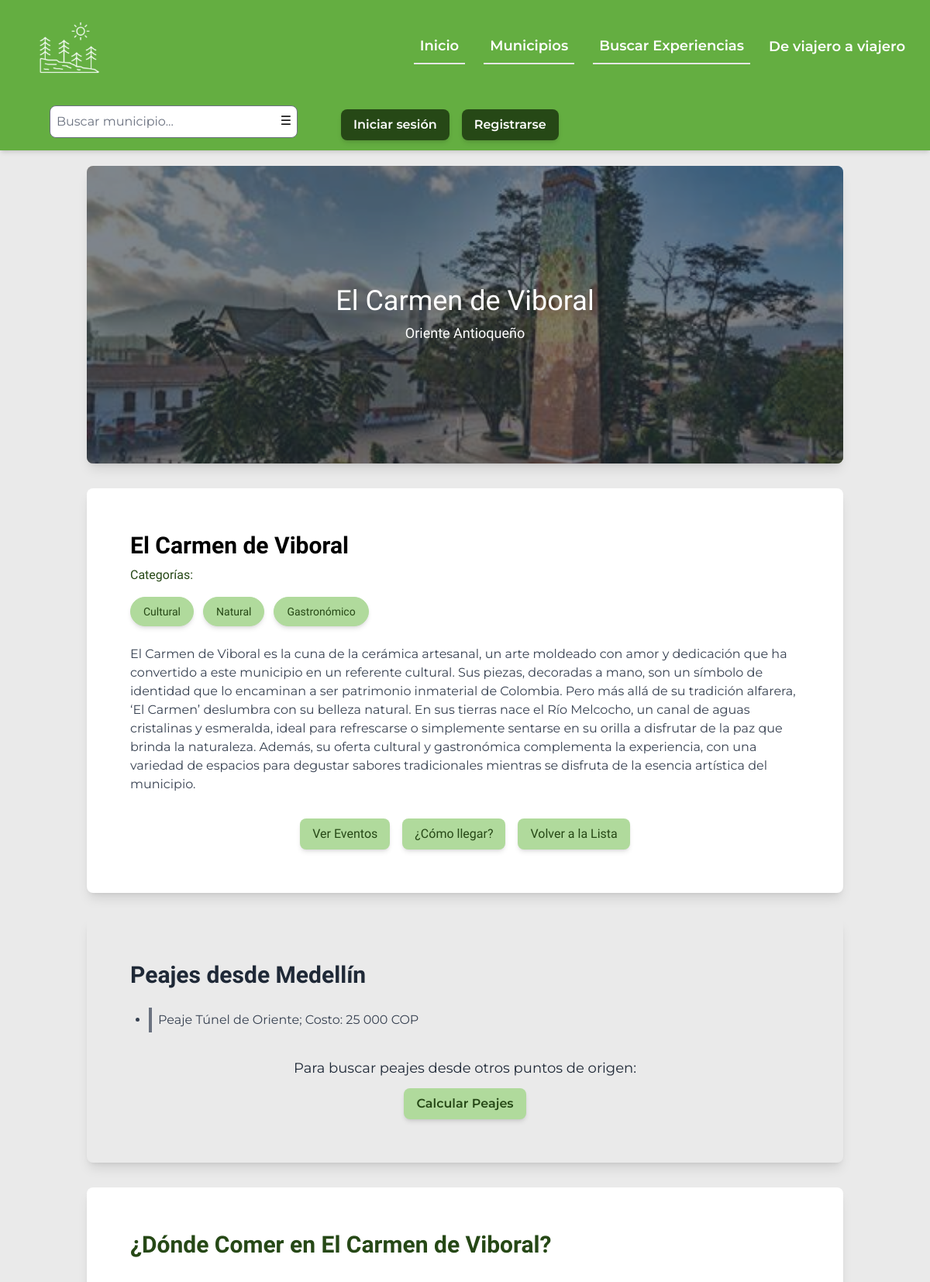
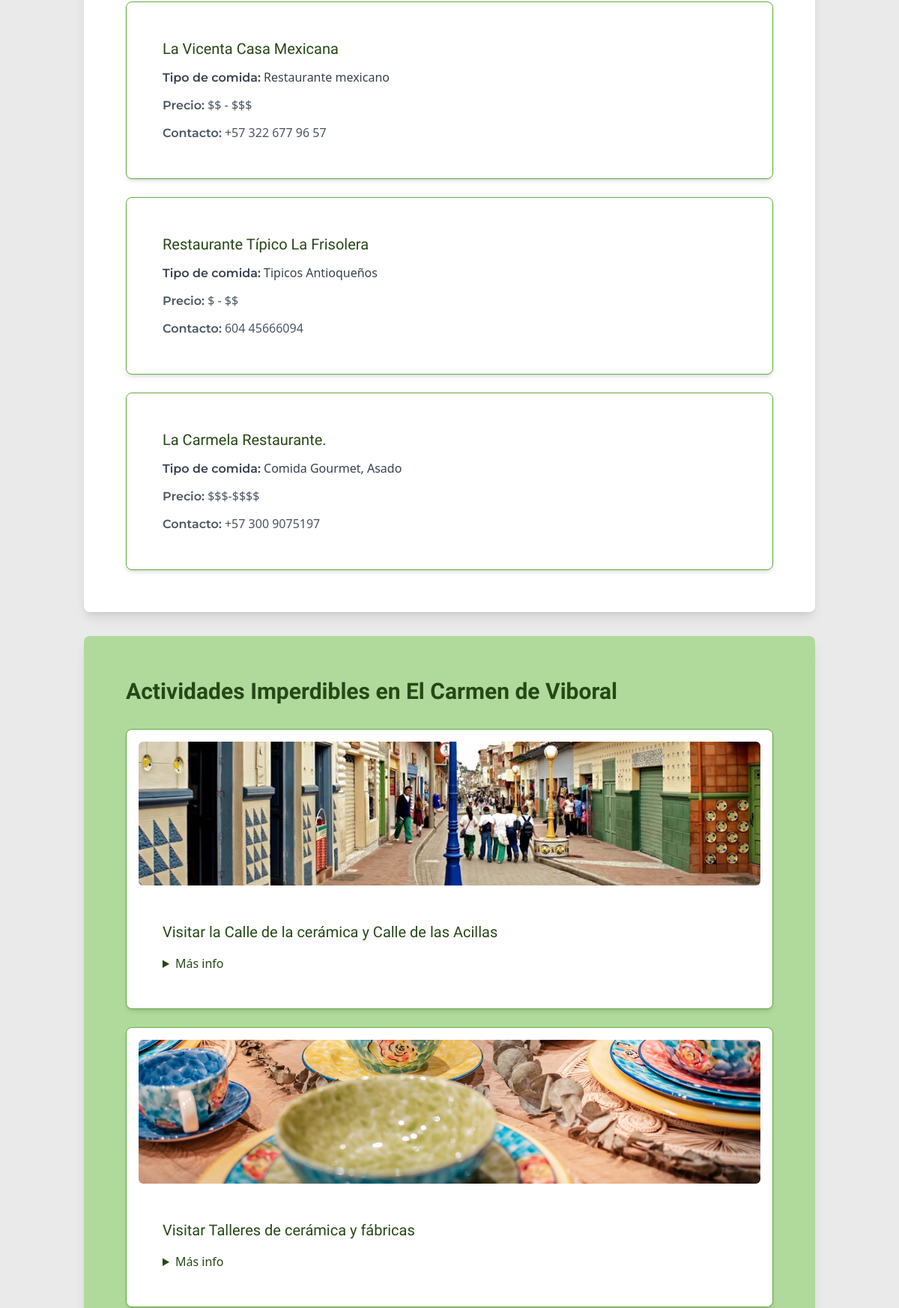
The app's page /municipalities/2/ (upper part) with its own data (2 pictures, top to bottom).
### destination/models.py (models this page shows, shortened)
class Municipality(models.Model):
    LOCATION_CHOICES = [
        ('Valle de Aburrá', 'Valle de Aburrá'),
        ('Oriente Antioqueño', 'Oriente Antioqueño'),
        ('Suroeste Antioqueño', 'Suroeste Antioqueño'),
        ('Occidente Antioqueño', 'Occidente Antioqueño'),
        ('Nordeste Antioqueño', 'Nordeste Antioqueño'),
        ('Norte Antioqueño', 'Norte Antioqueño'),
        ('Magdalena Medio Antioqueño', 'Magdalena Medio Antioqueño'),
        ('Bajo Cauca Antioqueño', 'Bajo Cauca Antioqueño'),
        ('Urabá Antioqueño', 'Urabá Antioqueño'),
    ]
    name = models.CharField(max_length=100, unique=True)
    description = models.TextField()
    categories = models.ManyToManyField(Category, related_name="municipalities")
    location = models.CharField(max_length=50, choices=LOCATION_CHOICES)
    image = models.ImageField(upload_to='destination/municipalities/', null=True, blank=True)

class Category(models.Model):
    name = models.CharField(max_length=50, unique=True)

class Toll(models.Model):
    description = models.TextField()
    municipality = models.ForeignKey(Municipality, on_delete=models.CASCADE, related_name='tolls')

class Restaurant(models.Model):
    name = models.CharField(max_length=255)
    location = models.CharField(max_length=255)
    price_range = models.CharField(max_length=255)
    cuisine_type = models.CharField(max_length=255)
    contact_info = models.CharField(max_length=255)
    municipality = models.ForeignKey(Municipality, on_delete=models.CASCADE, related_name='restaurants')

class Activity(models.Model):
    municipality = models.ForeignKey(Municipality, on_delete=models.CASCADE, related_name='activities')
    name = models.CharField(max_length=255)
    description = models.TextField()
    image = models.ImageField(upload_to='activities/', null=True, blank=True)

### destination/views.py (the view)
# urls.py: path('municipalities/<int:municipality_id>/', views.municipality_detail, name='municipality_detail'),
def municipality_detail(request, municipality_id):
    municipality = get_object_or_404(Municipality, id=municipality_id)
    accommodations = municipality.accommodations.all()
    restaurants = municipality.restaurants.all()
    activities = municipality.activities.all()
    toll = municipality.tolls.all()
    reviews = municipality.reviews.all().order_by('-created_at')
    if request.method == 'POST':
        if not request.user.is_authenticated:
            messages.error(request, 'You need to be logged in to submit a review.')
            return redirect('login')
        form = ReviewForm(request.POST)
        if form.is_valid():
            review = form.save(commit=False)
            review.municipality = municipality
            review.user = request.user
            review.save()
            messages.success(request, 'Your review has been submitted!')
            return redirect('municipality_detail', municipality_id=municipality.id)
    else:
        form = ReviewForm()
    total_reviews = reviews.count()
    rating_distribution = {5: 0, 4: 0, 3: 0, 2: 0, 1: 0}
    for review in reviews:
        rating_distribution[review.rating] += 1
    if total_reviews > 0:
        for rating in rating_distribution:
            rating_distribution[rating] = round((rating_distribution[rating] / total_reviews) * 100)
    return render(request, 'municipality_detail.html', {
        'municipality': municipality,
        'accommodations': accommodations,
        'restaurants': restaurants,
        'activities': activities,
        'toll': toll,
        "google_maps_api_key": settings.GOOGLE_MAPS_API_KEY,
        'reviews': reviews,
        'form': form,
        'total_reviews': total_reviews,
        'rating_distribution': rating_distribution
    })

### destination/forms.py
class ReviewForm(forms.ModelForm):
    class Meta:
        model = Review
        fields = ['rating', 'comment']
        widgets = {
            'comment': forms.Textarea(attrs={'rows': 4, 'class': 'form-control'}),
            'rating': forms.Select(attrs={'class': 'form-control'})
        }

### destination/context_processors.py (called while the page is built)
def common_data(request):
    categories = Category.objects.all()
    locations = Municipality.objects.values_list('location', flat=True).distinct()
    return {
        'categories': categories,
        'locations': locations,
    }

### destination/templatetags/custom_tags.py (called while the page is built)
@register.filter
def get_item(dictionary, key):
    return dictionary.get(key, 0)

### destination/templates/municipality_detail.html (shortened to what this page needs)
{% extends 'base.html'%}
{% load custom_tags %}
{% block content %}
<div class="max-w-5xl mx-auto px-6 py-5">
    <div class="hero h-96 rounded-lg shadow-lg overflow-hidden" style="background-image: url('{{ municipality.image.url }}');">
        <div class="hero-overlay bg-opacity-60"></div>
        <div class="hero-content text-center text-white">
            <div>
                <h1 class="text-4xl font-title">{{ municipality.name }}</h1>
                <p class="mt-2 text-lg font-title">{{ municipality.location }}</p>
            </div>
        </div>
    </div>
        <div class="card bg-white shadow-lg rounded-lg mt-8 p-6">
            <div class="card-body">
                <h2 class="card-title text-3xl font-title">{{ municipality.name }}</h2>
                <h2 class="text-customDarkGreen font-title">Categorías:</h2>
                <div class="flex flex-wrap gap-3 mt-2">
                    {% if municipality.categories.all %}
                        {% for cat in municipality.categories.all %}
                            <span class="inline-block rounded-full bg-customLightGreen text-customDarkGreen px-4 py-2 text-sm font-title border border-customLightGreen shadow-md">
                                {{ cat.name }}
                            </span>
                        {% endfor %}
                    {% else %}
                        <span class="text-gray-500">No hay categorías asignadas</span>
                    {% endif %}
                </div>
                <p class="text-gray-700 mt-4 font-body">{{ municipality.description }}</p>
                <div class="mt-6 flex space-x-4 justify-center">
                    <a href="{% url 'municipality_events' municipality.id %}" class="bg-customLightGreen text-customDarkGreen px-4 py-2 rounded-lg shadow-md hover:bg-customGreen font-title">Ver Eventos</a>
                    <button onclick="toggleMap()" class="bg-customLightGreen text-customDarkGreen px-4 py-2 rounded-lg shadow-md hover:bg-customGreen font-title">¿Cómo llegar?</button>
                    <a href="{% url 'municipality_name_list' %}" class="bg-customLightGreen text-customDarkGreen px-4 py-2 rounded-lg shadow-md hover:bg-customGreen font-title">Volver a la Lista</a>
                </div>
            </div>
        </div>
        <div class="card bg-white-100 shadow-lg rounded-lg mt-8 p-6">
            <div class="card-body">
                <h2 class="card-title text-3xl text-gray-800 font-title">Peajes desde Medellín</h2>
                {% if municipality.tolls.all %}
                    <ul class="list-disc pl-6 mt-4 text-gray-700">
                        {% for toll in municipality.tolls.all %}
                            <li class="border-l-4 border-gray-500 pl-2 py-1 font-body">{{ toll.description }}</li>
                        {% endfor %}
                    </ul>
                {% else %}
                    <p class="text-center text-lg text-gray-700 mt-4">No hay peajes registrados en este municipio.</p>
                {% endif %}
                <div class="mt-6 text-center">
                    <p class="text-lg text-gray-800 font-body">Para buscar peajes desde otros puntos de origen:</p>
                    <a href="https://tollguru.com/toll-calculator-colombia" target="_blank"
                    class="mt-3 inline-block bg-customLightGreen hover:bg-customGreen text-customDarkGreen font-semibold font-body py-2 px-4 rounded-lg shadow-md transition duration-300">
                        Calcular Peajes
                    </a>
                </div>
            </div>
        </div>
        <div class="card bg-white shadow-lg rounded-lg mt-8 p-6">
            <div class="card-body">
                <h2 class="card-title text-3xl font-bold text-customDarkGreen font-title">¿Dónde Comer en {{ municipality.name }}?</h2>
                {% if restaurants %}
                    <div class="grid grid-cols-1 sm:grid-cols-2 md:grid-cols-3 gap-6 mt-6">
                        {% for restaurant in restaurants %}
                            <div class="card bg-white shadow-md rounded-lg p-4 border border-customGreen">
                                <div class="card-body">
                                    <h3 class="text-xl font-title text-customDarkGreen">{{ restaurant.name }}</h3>
                                    <p class="mt-1 text-gray-700">
                                        <span class="font-semibold font-body">Tipo de comida:</span> {{ restaurant.cuisine_type }}
                                    </p>
                                    <p class="mt-1 text-gray-600">
                                        <span class="font-semibold font-body">Precio:</span> {{ restaurant.price_range }}
                                    </p>
                                    <p class="mt-1 text-gray-600">
                                        <span class="font-semibold font-body">Contacto:</span> {{ restaurant.contact_info|default:"No disponible" }}
                                    </p>
                                </div>
                            </div>
                        {% endfor %}
                    </div>
                {% else %}
                    <p class="text-center text-lg text-yellow-700 mt-4">No hay restaurantes registrados en este municipio.</p>
                {% endif %}
            </div>
        </div>
        <div class="card bg-customLightGreen shadow-lg rounded-lg mt-8 p-6">
            <div class="card-body">
                <h2 class="card-title text-3xl font-bold font-title text-customDarkGreen">Actividades Imperdibles en {{ municipality.name }}</h2>
                {% if activities %}
                    <div class="grid grid-cols-1 sm:grid-cols-2 md:grid-cols-3 gap-6 mt-6">
                        {% for activity in activities %}
                            <div class="card bg-white shadow-md rounded-lg p-4 border border-customGreen">
                                {% if activity.image %}
                                    <img src="{{ activity.image.url }}" alt="{{ activity.name }}" class="w-full h-48 object-cover rounded-md">
                                {% endif %}
                                <div class="card-body mt-4">
                                    <h3 class="text-xl font-title text-customDarkGreen">{{ activity.name }}</h3>
                                    <details class="mt-2">
                                        <summary class="text-customDarkGreen cursor-pointer font-medium">Más info</summary>
                                    </details>
                                </div>
                            </div>
                        {% endfor %}
                    </div>
                {% else %}
                    <p class="text-center text-lg text-blue-700 mt-4">No hay actividades registradas en este municipio.</p>
                {% endif %}
            </div>
        </div>
</div>
{% endblock %}

### records on screen
Municipality: image (picture), name "El Carmen de Viboral", location "Oriente Antioqueño", description "El Carmen de Viboral es la cuna de la cerámica artesanal, un arte moldeado con amor y dedicación que ha convertido a este municipio en un referente cultural. Sus piezas, decoradas a mano, son un símbolo de identidad que lo encaminan a ser patrimonio inmaterial de Colombia. Pero más allá de su tradición alfarera, ‘El Carmen’ deslumbra con su belleza natural. En sus tierras nace el Río Melcocho, un canal de aguas cristalinas y esmeralda, ideal para refrescarse o simplemente sentarse en su orilla a disfrutar de la paz que brinda la naturaleza. Además, su oferta cultural y gastronómica complementa la experiencia, con una variedad de espacios para degustar sabores tradicionales mientras se…"
Category: name "Cultural"
Category: name "Natural"
Category: name "Gastronómico"
Toll: description "Peaje Túnel de Oriente; Costo: 25 000 COP"
Restaurant: name "La Vicenta Casa Mexicana", cuisine_type "Restaurante mexicano", price_range "$$ - $$$", contact_info "+57 322 677 96 57"
Restaurant: name "Restaurante Típico La Frisolera", cuisine_type "Tipicos Antioqueños", price_range "$ - $$", contact_info "604 45666094"
Restaurant: name "La Carmela Restaurante.", cuisine_type "Comida Gourmet, Asado", price_range "$$$-$$$$", contact_info "+57 300 9075197"
Activity: image (picture), name "Visitar la Calle de la cerámica y Calle de las Acillas"
Activity: image (picture), name "Visitar Talleres de cerámica y fábricas"
